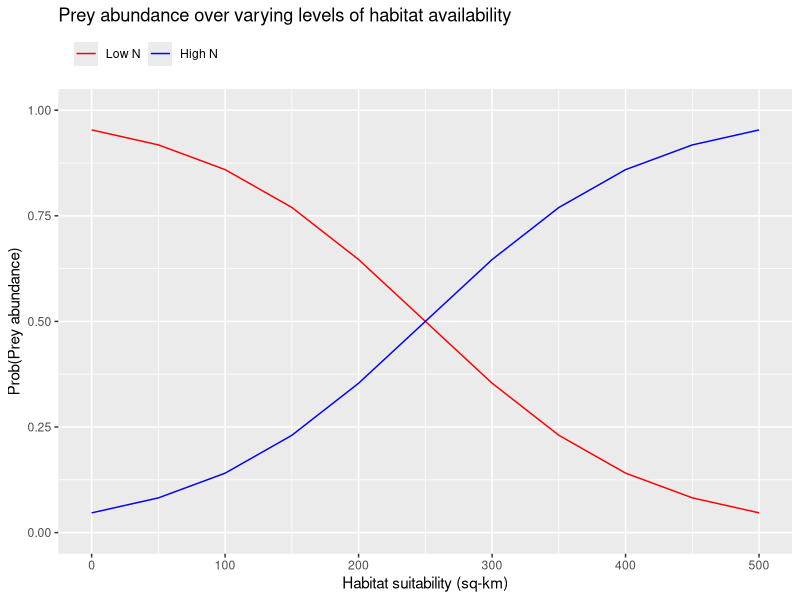

Recreate this plot in R. (Note: this script raises an error after producing the figure.)
  #'  ---------------------------------
  #'  Making up stuff for caribou BBN
  #'  April 2025
  #'  Bassing
  #'  ---------------------------------

  #'  Load packages
  library(tidyverse)
  library(purrr)
  library(ggplot2)
  
  #' #'  Define levels for source pop N and AM phi
  #' abund.sourcePop <- seq(10, 200, by = 20)
  #' survival.AM <- c(1, 2, 3)
  #' #'  Create data frame containing full cross of all parent node levels
  #' df <- expand.grid(source.N = abund.sourcePop, survival.M = survival.AM) %>%
  #'   tidyr::expand(source.N, survival.M) %>%
  #'   mutate(source.N = factor(source.N),
  #'          survival.M = factor(survival.M))
  #' 
  #' #'  Define coefficients
  #' alpha <- -8
  #' beta.source <- 1 
  #' beta.am.phi <- 0.6
  #' (df$y <- 1 / (1 + exp(-(alpha + beta.source*as.numeric(df$source.N) + beta.am.phi*as.numeric(df$survival.M)))))
  #' 
  #' #'  Plot 
  #' ggplot(data = df, aes(x = source.N, y = y, group = survival.M)) + 
  #'   geom_line(aes(color = survival.M)) +
  #'   xlab("Source population abundance")+
  #'   ylab("Pr(Adult male abundance = High)")+
  #'   guides(color = guide_legend(title = "Adult male \nsurvival"))+
  #'   scale_color_manual(values = c("red", "blue", "green"),
  #'                      labels = c('Low', 'Medium', 'High'))
  
  #'  ------------------------------------------------
  ####  Conditional Probability Tables for each node  ####
  #'  ------------------------------------------------
  
  #'  -------------------------
  #####  Habitat_availability  #####
  #'  -------------------------
  #'  Predict probability of available habitat across range of binned areas based
  #'  on different levels of expected climate change scenarios
  
  #'  ----------------------
  #####  Abundance_altPrey  #####
  #'  ----------------------
  #'  Predict probability of low, medium, or high abundances of alternative prey
  #'  sources (e.g., deer, elk, moose) under varying levels of habitat availability
  Abundance_altPrey <- function() {
    #'  Habitat availability (amount of suitable habitat in sq-km)
    habitat.avail <- seq(0, 500, by = 50)
    #'  Center and scale habitat.avail so values don't range too widely
    habitat.availz <- scale(habitat.avail)
    
    #'  Define intercept and slope coefficients
    #'  H: Availability of suitable habitat increases abundance of alternative prey
    alpha <- 0 # Intercept for low prey abundance
    beta1 <- -2 # Slope for habitat availability effect
    
    #'  Calculate probability alternative prey abundance will be low vs high given 
    #'  varying amounts of available habitat
    (p.PreynLo <- 1/(1 + exp(-(alpha + beta1*habitat.availz))))
    (p.PreynHi <- 1 - p.PreynLo)
    
    #'  Create data frame with probabilities of prey abundance being low or high
    (p.Preyn <- cbind(p.PreynLo, p.PreynHi))
    #'  Add habitat availability covariate data to data frame
    df <- data.frame(habitat.avail = habitat.avail, p1 = p.PreynLo, p2 = p.PreynHi) 
    #'  Reformat data frame for easier plotting
    df_plot <- df %>% 
      pivot_longer(cols = c('p1','p2'), names_to = "p", values_to = "prob")
    
    #'  Plot probability of prey abundance being low or high, given level
    #'  of available habitat
    prediction_plot <- ggplot(df_plot, aes(x = habitat.avail, y = prob)) + 
      ylim(0, 1) +
      geom_line(aes(color = p)) +
      xlab("Habitat suitability (sq-km)")+
      ylab("Prob(Prey abundance)")+
      ggtitle(paste("Prey abundance over varying levels of habitat availability")) +
      theme(
        legend.position = "top",
        legend.justification = c("left"),
        legend.box.just = "right",
        legend.margin = margin(6, 6, 6, 6)) +
      scale_color_manual(name = '', labels = c('Low N', 'High N'),
                         values = c('red', 'blue'))
    
    #'  Plot relationship
    plot(prediction_plot)
    #'  Return predictions
    return(df)
    
  }
  p.PreyN <- Abundance_altPrey()
  names(p.PreyN) <- c("Habitat_availability", "Low", "High")
  head(p.PreyN)
  write_csv(p.PreyN, "./Conditional_Probability_Tables/CPT_Abundance_altPrey.csv")
  
  #'  ------------------------
  #####  Abundance_predators  #####
  #'  ------------------------
  #'  Predict probability of low vs high abundances of predators (e.g., wolf, 
  #'  cougar, bear) based on whether alternative prey populations are rare (0) 
  #'  or abundant (1) and whether predator control does not (0) or does (1) occur
  Pred_abundance <- function(control, control.level) {
    #'  Alternative prey abundance (low, or high) 
    N.altPrey <- c(1, 2)
    #'  Holding whether predator control occurs at a fixed level
    Pred.control <- control
    
    #'  Define intercept and slope coefficients
    #'  H: More alternative prey increases predator abundance but predator control
    #'  efforts reduce predator abundance
    alpha <- 4.75 # Intercept for low predator abundance
    beta1 <- -3 # Slope for alternative prey effect
    beta2 <- 0.95 # Slope for predator control effect
    
    #'  Calculate probability predator abundance will be low vs high given different
    #'  levels of alternative prey sources (low or high) and whether predator 
    #'  control occurs (yes or no)
    (p.PrednLo <- 1/(1 + exp(-(alpha + beta1*N.altPrey + beta2*Pred.control))))
    (p.PrednHi <- 1 - p.PrednLo)
    
    #'  Create data frame with probabilities of predator abundance being low or high
    (p.Predn <- cbind(p.PrednLo, p.PrednHi))
    #'  Add prey and predator control covariate data to data frame  
    df <- data.frame(N.altPrey = N.altPrey, control = control.level, 
                     p1 = p.PrednLo, p2 = p.PrednHi) %>%
      mutate(N.altPrey = ifelse(N.altPrey == 1, "Low", "High"),
             N.altPrey = factor(N.altPrey, levels = c("Low", "High")))
    #'  Reformat data frame for easier plotting
    df_plot <- df %>% dplyr::select(-control) %>%
      pivot_longer(cols = c('p1','p2'), names_to = "p", values_to = "prob")
    
    #'  Plot probability of predator abundance being low or high, given level
    #'  of alterantive prey sources and predator control
    prediction_plot <- ggplot(df_plot, aes(x = N.altPrey, y = prob)) + 
      ylim(0, 1) +
      geom_point(aes(color = p)) +
      xlab("Alternative prey abundance")+
      ylab("Prob(Predator abundance)")+
      ggtitle(paste("Predator abundance", control.level, "predator control")) +
      theme(
        legend.position = "top",
        legend.justification = c("left"),
        legend.box.just = "right",
        legend.margin = margin(6, 6, 6, 6)) +
      scale_color_manual(name = '', labels = c('Low N', 'High N'),
                         values = c('red', 'blue'))
    
    #'  Plot relationship
    plot(prediction_plot)
    #'  Return predictions
    return(df)
    
  }
  #'  Calculate probability of predator abundance being low or high given level
  #'  of alternative prey sources (low or high) and whether predator control
  #'  occurs (yes or no)
  p.PredN.noCon <- Pred_abundance(control = 0, control.level = "without")
  p.PredN.wCon <- Pred_abundance(control = 1, control.level = "with")
  p.PredN <- bind_rows(p.PredN.noCon, p.PredN.wCon) %>%
    mutate(control = ifelse(control == "without", "No", control),
           control = ifelse(control == "with", "Yes", control),
           control = factor(control, levels = c("No", "Yes"))) %>%
    arrange(N.altPrey, control) 
  names(p.PredN) <- c("Habitat_availability", "Supplemental_feeding", "Low", "High")
  head(p.PredN)
  write_csv(p.PredN, "./Conditional_Probability_Tables/CPT_Abundance_predators.csv")
  
  #'  ------------------------
  #####  Survival_adultMales  #####
  #'  ------------------------
  #'  Predict probability of male survival being low, medium, or high under 
  #'  different levels of predator abundance (low or high) and whether supplemental 
  #'  feeding occurs (yes or no) over a range of available suitable habitat
  AM_survival <- function(N.pred, Feeding, pred.level, feed.level) {   
    #'  Habitat availability (amount of suitable habitat in sq-km)
    habitat.avail <- seq(0, 500, by = 50)
    #'  Center and scale habitat.avail so values don't range too widely
    habitat.availz <- scale(habitat.avail)
    #'  Holding Abundance_predators at a fixed level 
    N.predator <- N.pred
    #'  Holding Supplemental feeding at a fixed level
    Supp.feeding <- Feeding
    
    #'  Define intercept and slope coefficients 
    #'  H: Availability of suitable habitat most important, predators second most,
    #'  supplemental feeding doesn't really matter for adult male survival
    alpha <- c(0.25, 2) # Intercepts for low and low/moderate survival categories
    beta1 <- -2 # Slope coefficient for habitat availability  
    beta2 <- 0.5 # Slope coefficient for predator abundance
    beta3 <- -0.25 # Slope coefficient for supplemental feeding
    
    #'  Calculate probability of adult male survival being low, moderate, or high 
    #'  given varying amounts of available habitat, levels of predator abundance, 
    #'  and whether supplemental feeding occurs
    (p.AMphiLo <- 1/(1 + exp(-(alpha[1] + beta1*habitat.availz + beta2*N.predator + beta3*Supp.feeding))))
    #'  Probability of being in low or moderate survival category given all of the above
    (p.AMphiLoMod <- 1/(1 + exp(-(alpha[2] + beta1*habitat.availz + beta2*N.predator + beta3*Supp.feeding))))
    #'  Probability of being in moderate survival category given all of the above
    (p.AMphiMod <- p.AMphiLoMod - p.AMphiLo)
    #'  Probability of being in high survival category given all of the above
    (p.AMphiHi <- 1 - (p.AMphiLoMod))
    
    #'  Create data frame with probabilities of adult male survival being low, medium, or high
    (p.AMphi <- cbind(p.AMphiLo, p.AMphiMod, p.AMphiHi))
    #'  Add habitat availability covariate data to data frame  
    df <- data.frame(habitat.avail = habitat.avail, pred = pred.level, food = feed.level, 
                     p1 = p.AMphiLo, p2 = p.AMphiMod, p3 = p.AMphiHi) 
    #'  Reformat data frame for easier plotting
    df_plot <- df %>% dplyr::select(-c(pred, food)) %>%
      pivot_longer(cols = c('p1','p2', 'p3'), names_to = "p", values_to = "prob")
    #'  Plot probability of adult male survival being low, medium, or high, given
    #'  habitat availability, predator abundance, and supplemental feeding
    prediction_plot <- ggplot(df_plot, aes(x = habitat.avail, y = prob)) + 
      ylim(0, 1)+
      geom_line(aes(color = p)) +
      xlab("Habitat suitability (sq-km)")+
      ylab("Prob(Adult male survival)")+
      ggtitle(paste("Adult male survival", feed.level, "suppemental feeding and predators are", pred.level)) +
      theme(
        legend.position = "top",
        legend.justification = c("left"),
        legend.box.just = "right",
        legend.margin = margin(6, 6, 6, 6)) +
      scale_color_manual(name = '', labels = c('Low phi', 'Moderate phi', 'High phi'),
                         values = c('red', 'green', 'blue'))
    
    #'  Plot relationship
    plot(prediction_plot)
    #'  Return predictions
    return(df)
    
  }
  #'  Calculate probability of adult male survival being low, moderate, or high given 
  #'  predators are rare (1) or abundant (2) and feeding does not (0) or does (1) occur
  p.AMphi.predLo.noFeed <- AM_survival(N.pred = 1, Feeding = 0, pred.level = "rare", feed.level = "without")
  p.AMphi.predLo.wFeed <- AM_survival(N.pred = 1, Feeding = 1, pred.level = "rare", feed.level = "with")
  p.AMphi.predHi.noFeed <- AM_survival(N.pred = 2, Feeding = 0, pred.level = "abundant", feed.level = "without")
  p.AMphi.predHi.wFeed <- AM_survival(N.pred = 2, Feeding = 1, pred.level = "abundant", feed.level = "with")
  p.AMphi <- bind_rows(p.AMphi.predLo.noFeed, p.AMphi.predLo.wFeed, p.AMphi.predHi.noFeed, p.AMphi.predHi.wFeed) %>%
    mutate(pred = ifelse(pred == "rare", "Low", pred),
           pred = ifelse(pred == "abundant", "High", pred),
           pred = factor(pred, levels = c("Low", "High")),
           food = ifelse(food == "without", "No", food),
           food = ifelse(food == "with", "Yes", food),
           food = factor(food, levels = c("No", "Yes"))) %>%
    arrange(habitat.avail, pred, food) 
  names(p.AMphi) <- c("Habitat_availability", "Aubdance_predators", "Supplemental_feeding", "Low", "Medium", "High")
  head(p.AMphi)
  write_csv(p.AMphi, "./Conditional_Probability_Tables/CPT_Survival_adultMales.csv")
  
  #'  --------------------------
  #####  Survival_adultFemales  #####
  #'  --------------------------
  #'  Predict probability of female survival being low, medium, or high under 
  #'  different levels of predator abundance (low or high) and whether supplemental 
  #'  feeding occurs (yes or no) over a range of available suitable habitat
  AF_survival <- function(N.pred, Feeding, pred.level, feed.level) {   
    #'  Habitat availability (amount of suitable habitat in sq-km)
    habitat.avail <- seq(0, 500, by = 50)
    #'  Center and scale habitat.avail so values don't range too widely
    habitat.availz <- scale(habitat.avail)
    #'  Holding Abundance_predators at a fixed level 
    N.predator <- N.pred
    #'  Holding Supplemental feeding at a fixed level
    Supp.feeding <- Feeding
    
    #'  Define intercept and slope coefficients 
    #'  H: Availability of suitable habitat most important, predators second most,
    #'  supplemental feeding third most for adult female survival
    alpha <- c(0.3, 3) # Intercepts for low and low/moderate survival categories
    beta1 <- -2.25 # Slope coefficient for habitat availability  
    beta2 <- 0.85 # Slope coefficient for predator abundance
    beta3 <- -0.75 # Slope coefficient for supplemental feeding
    
    #'  Calculate probability of adult female survival being low, moderate, or high 
    #'  given varying amounts of available habitat, levels of predator abundance, 
    #'  and whether supplemental feeding occurs
    (p.AFphiLo <- 1/(1 + exp(-(alpha[1] + beta1*habitat.availz + beta2*N.predator + beta3*Supp.feeding))))
    #'  Probability of being in low or moderate survival category given all of the above
    (p.AFphiLoMod <- 1/(1 + exp(-(alpha[2] + beta1*habitat.availz + beta2*N.predator + beta3*Supp.feeding))))
    #'  Probability of being in moderate survival category given all of the above
    (p.AFphiMod <- p.AFphiLoMod - p.AFphiLo)
    #'  Probability of being in high survival category given all of the above
    (p.AFphiHi <- 1 - (p.AFphiLoMod))
    
    #'  Create data frame with probabilities of adult female survival being low, medium, or high
    (p.AFphi <- cbind(p.AFphiLo, p.AFphiMod, p.AFphiHi))
    #'  Add habitat availability covariate data to data frame  
    df <- data.frame(habitat.avail = habitat.avail, pred = pred.level, food = feed.level, 
                     p1 = p.AFphiLo, p2 = p.AFphiMod, p3 = p.AFphiHi) 
    #'  Reformat data frame for easier plotting
    df_plot <- df %>% dplyr::select(-c(pred, food)) %>%
      pivot_longer(cols = c('p1','p2', 'p3'), names_to = "p", values_to = "prob")
    #'  Plot probability of adult female survival being low, medium, or high, given
    #'  habitat availability, predator abundance, and supplemental feeding
    prediction_plot <- ggplot(df_plot, aes(x = habitat.avail, y = prob)) + 
      ylim(0, 1)+
      geom_line(aes(color = p)) +
      xlab("Habitat suitability (sq-km)")+
      ylab("Prob(Adult female survival)")+
      ggtitle(paste("Adult female survival", feed.level, "suppemental feeding and predators are", pred.level)) +
      theme(
        legend.position = "top",
        legend.justification = c("left"),
        legend.box.just = "right",
        legend.margin = margin(6, 6, 6, 6)) +
      scale_color_manual(name = '', labels = c('Low phi', 'Moderate phi', 'High phi'),
                         values = c('red', 'green', 'blue'))
    
    #'  Plot relationship
    plot(prediction_plot)
    #'  Return predictions
    return(df)
    
  }
  #'  Calculate probability of adult female survival being low, medium, or high given 
  #'  predators are rare (1) or abundant (2) and feeding does not (0) or does (1) occur
  p.AFphi.predLo.noFeed <- AF_survival(N.pred = 1, Feeding = 0, pred.level = "rare", feed.level = "without")
  p.AFphi.predLo.wFeed <- AF_survival(N.pred = 1, Feeding = 1, pred.level = "rare", feed.level = "with")
  p.AFphi.predHi.noFeed <- AF_survival(N.pred = 2, Feeding = 0, pred.level = "abundant", feed.level = "without")
  p.AFphi.predHi.wFeed <- AF_survival(N.pred = 2, Feeding = 1, pred.level = "abundant", feed.level = "with")
  p.AFphi <- bind_rows(p.AFphi.predLo.noFeed, p.AFphi.predLo.wFeed, p.AFphi.predHi.noFeed, p.AFphi.predHi.wFeed) %>%
    mutate(pred = ifelse(pred == "rare", "Low", pred),
           pred = ifelse(pred == "abundant", "High", pred),
           pred = factor(pred, levels = c("Low", "High")),
           food = ifelse(food == "without", "No", food),
           food = ifelse(food == "with", "Yes", food),
           food = factor(food, levels = c("No", "Yes"))) %>%
    arrange(habitat.avail, pred, food) 
  names(p.AFphi) <- c("Habitat_availability", "Aubdance_predators", "Supplemental_feeding", "Low", "Medium", "High")
  head(p.AFphi)
  write_csv(p.AFphi, "./Conditional_Probability_Tables/CPT_Survival_adultFemales.csv")
  
  #'  ---------------------------
  #####  Fecundity_adultFemales  #####
  #'  ---------------------------
  #'  Predict probability of female fecundity being low, medium, or high depending 
  #'  on whether supplemental feeding occurs (yes or no) over a range of available 
  #'  suitable habitat
  AF_fecundity <- function(Feeding, feed.level) {   
    #'  Habitat availability (amount of suitable habitat in sq-km)
    habitat.avail <- seq(0, 500, by = 50)
    #'  Center and scale habitat.avail so values don't range too widely
    habitat.availz <- scale(habitat.avail)
    #'  Holding Supplemental feeding at a fixed level
    Supp.feeding <- Feeding
    
    #'  Define intercept and slope coefficients 
    #'  H: Availability of suitable habitat most important but supplemental feeding 
    #'  increases fecundity
    alpha <- c(0.25, 3) # Intercepts for low and low/moderate fecundity categories
    beta1 <- -3 # Slope coefficient for habitat availability  
    beta2 <- -1.5 # Slope coefficient for supplemental feeding
    
    #'  Calculate probability of adult female fecundity being low, moderate, or high 
    #'  given varying amounts of available habitat and whether supplemental feeding occurs
    (p.AFfecLo <- 1/(1 + exp(-(alpha[1] + beta1*habitat.availz + beta2*Supp.feeding))))
    #'  Probability of being in low or moderate survival category given all of the above
    (p.AFfecLoMod <- 1/(1 + exp(-(alpha[2] + beta1*habitat.availz + beta2*Supp.feeding))))
    #'  Probability of being in moderate survival category given all of the above
    (p.AFfecMod <- p.AFfecLoMod - p.AFfecLo)
    #'  Probability of being in high survival category given all of the above
    (p.AFfecHi <- 1 - (p.AFfecLoMod))
    
    #'  Create data frame with probabilities of adult female fecundity being low, medium, or high
    (p.AFfec <- cbind(p.AFfecLo, p.AFfecMod, p.AFfecHi))
    #'  Add habitat availability covariate data to data frame  
    df <- data.frame(habitat.avail = habitat.avail, food = feed.level, p1 = p.AFfecLo, 
                     p2 = p.AFfecMod, p3 = p.AFfecHi) 
    #'  Reformat data frame for easier plotting
    df_plot <- df %>% dplyr::select(-food) %>%
      pivot_longer(cols = c('p1','p2', 'p3'), names_to = "p", values_to = "prob")
    #'  Plot probability of adult female fecundity being low, medium, or high, 
    #'  given habitat availability and supplemental feeding
    prediction_plot <- ggplot(df_plot, aes(x = habitat.avail, y = prob)) + 
      ylim(0, 1)+
      geom_line(aes(color = p)) +
      xlab("Habitat suitability (sq-km)")+
      ylab("Prob(Adult female fecundity)")+
      ggtitle(paste("Adult female fecundity", feed.level, "suppemental feeding")) +
      theme(
        legend.position = "top",
        legend.justification = c("left"),
        legend.box.just = "right",
        legend.margin = margin(6, 6, 6, 6)) +
      scale_color_manual(name = '', labels = c('Low fecundity', 'Moderate fecundity', 'High fecundity'),
                         values = c('red', 'green', 'blue'))
    
    #'  Plot relationship
    plot(prediction_plot)
    #'  Return predictions
    return(df)
    
  }
  #'  Calculate probability of adult female fecundity being low, medium, or high given 
  #'  supplemental feeding does not (0) or does (1) occur
  p.AFfec.noFeed <- AF_fecundity(Feeding = 0, feed.level = "without")
  p.AFfec.wFeed <- AF_fecundity(Feeding = 1, feed.level = "with")
  p.AFfec <- bind_rows(p.AFfec.noFeed, p.AFfec.wFeed) %>%
    mutate(food = ifelse(food == "without", "No", food),
           food = ifelse(food == "with", "Yes", food),
           food = factor(food, levels = c("No", "Yes"))) %>%
    arrange(habitat.avail, food) 
  names(p.AFfec) <- c("Habitat_availability", "Supplemental_feeding", "Low", "Medium", "High")
  head(p.AFfec)
  write_csv(p.AFfec, "./Conditional_Probability_Tables/CPT_Fecundity_adultFemales.csv")
  
  #'  ------------------
  #####  Survival_calf  #####
  #'  ------------------
  #'  Predict probability of calf survival being low, medium, or high depending on 
  #'  different levels of female fecundity (low, medium, high), predator abundance 
  #'  (low or high), and whether maternal penning occurs (yes or no)
  YoY_survival <- function(N.pred, Feeding, pen.level, pred.level) {   
    #'  Adult female fecundity (low, medium, or high fecundity)
    AF.fecundity <- c(1, 2, 3)
    #'  Holding Abundance_predators at a fixed level 
    N.predator <- N.pred
    #'  Holding Supplemental feeding at a fixed level
    Supp.feeding <- Feeding
    
    #'  Define intercept and slope coefficients 
    #'  H: Adult female fecundity most important, closely followed by predator
    #'  abundance, but maternal penning can greatly offset the effects of predators
    alpha <- c(4, 8) # Intercepts for low and low/moderate fecundity categories
    beta1 <- -3 # Slope coefficient for adult female fecundity 
    beta2 <- 2 # Slope coefficient for predator abundance
    beta3 <- -1.5 # Slope coefficient for maternal penning
    
    #'  Calculate probability of calf survival being low, moderate, or high given 
    #'  different levels of adult female fecundity, predator abundance, and whether 
    #'  maternal penning occurs
    (p.YoYphiLo <- 1/(1 + exp(-(alpha[1] + beta1*AF.fecundity + beta2*N.predator + beta3*Supp.feeding))))
    #'  Probability of being in low or moderate survival category given all of the above
    (p.YoYphiLoMod <- 1/(1 + exp(-(alpha[2] + beta1*AF.fecundity + beta2*N.predator + beta3*Supp.feeding))))
    #'  Probability of being in moderate survival category given all of the above
    (p.YoYphiMod <- p.YoYphiLoMod - p.YoYphiLo)
    #'  Probability of being in high survival category given all of the above
    (p.YoYphiHi <- 1 - (p.YoYphiLoMod))
    
    #'  Create data frame with probabilities of calf survival being low, medium, or high
    (p.YoYphi <- cbind(p.YoYphiLo, p.YoYphiMod, p.YoYphiHi))
    #'  Add covariate data to data frame  
    df <- data.frame(AF.fecundity = AF.fecundity, pred = pred.level, pens = pen.level, 
                     p1 = p.YoYphiLo, p2 = p.YoYphiMod, p3 = p.YoYphiHi) %>%
      mutate(AF.fecundity = ifelse(AF.fecundity == 1, "Low", AF.fecundity),
             AF.fecundity = ifelse(AF.fecundity == 2, "Medium", AF.fecundity),
             AF.fecundity = ifelse(AF.fecundity == 3, "High", AF.fecundity),
             AF.fecundity = factor(AF.fecundity, levels = c("Low", "Medium", "High")))
    #'  Reformat data frame for easier plotting
    df_plot <- df %>% dplyr::select(-c(pred, pens)) %>%
      pivot_longer(cols = c('p1','p2', 'p3'), names_to = "p", values_to = "prob")
    #'  Plot probability of calf survival being low, medium, or high, given adult
    #'  female fecundity, predator abundance, and use of maternal penning
    prediction_plot <- ggplot(df_plot, aes(x = AF.fecundity, y = prob)) + 
      ylim(0, 1) +
      geom_point(aes(color = p), position = position_dodge(0.1)) +
      xlab("Adult female fecundity")+
      ylab("Prob(Calf survival)")+
      ggtitle(paste("Calf survival", pen.level, "maternal penning and predators are", pred.level)) +
      theme(
        legend.position = "top",
        legend.justification = c("left"),
        legend.box.just = "right",
        legend.margin = margin(6, 6, 6, 6)) +
      scale_color_manual(name = '', labels = c('Low phi', 'Moderate phi', 'High phi'),
                         values = c('red', 'green', 'blue'))
    
    #'  Plot relationship
    plot(prediction_plot)
    #'  Return predictions
    return(df)
    
  }
  #'  Calculate probability of adult female fecundity being low, medium, or high given 
  #'  supplemental feeding does not (0) or does (1) occur
  p.YoYphi.predLo.noPen <- YoY_survival(N.pred = 0, Feeding = 0, pen.level = "without", pred.level = "rare")
  p.YoYphi.predLo.wPen <- YoY_survival(N.pred = 0, Feeding = 1, pen.level = "with", pred.level = "rare")
  p.YoYphi.predHi.noPen <- YoY_survival(N.pred = 1, Feeding = 0, pen.level = "without", pred.level = "abundant")
  p.YoYphi.predHi.wPen <- YoY_survival(N.pred = 1, Feeding = 1, pen.level = "with", pred.level = "abundant")
  p.YoYphi <- bind_rows(p.YoYphi.predLo.noPen, p.YoYphi.predLo.wPen, p.YoYphi.predHi.noPen, p.YoYphi.predHi.wPen) %>%
    mutate(pred = ifelse(pred == "rare", "Low", pred),
           pred = ifelse(pred == "abundant", "High", pred),
           pred = factor(pred, levels = c("Low", "High")),
           pens = ifelse(pens == "without", "No", pens),
           pens = ifelse(pens == "with", "Yes", pens),
           pens = factor(pens, levels = c("No", "Yes"))) %>%
    arrange(AF.fecundity, pred, pens) 
  names(p.YoYphi) <- c("Fecundity_adultFemale", "Abundance_predators", "Maternal_penning", "Low", "Medium", "High")
  head(p.YoYphi)
  write_csv(p.YoYphi, "./Conditional_Probability_Tables/CPT_Survival_calf.csv")
  
  #'  -------------------------
  #####  Abundance_adultMales  #####
  #'  -------------------------
  #'  Predict probability of male abundance being low vs high under different 
  #'  levels of adult male survival (low, moderate, high) and the size of the 
  #'  source population (and thus individuals available for augmentation)
  AM_abundance <- function(AM.phi, phi.level) {  #SourceN, a, b1, b2, 
    #'  Holding AM.survival at a fixed value (level of male survival)
    AM.survival <- AM.phi 
    #'  Population size of source population
    N.sourcePop <- seq(10, 200, by = 20)
    #'  Center and scale N.sourcePop so values don't range too widely
    N.sourcePopz <- scale(N.sourcePop)
    
    #'  Define intercept and slope coefficients (that creates hypothesized shape
    #'  of each probability curve --- H: males don't contribute much even if survival is high)
    alpha <- 3 # Intercept for low abundance category
    beta1 <- -1#-2 # Slope coefficient for abundance of source population   
    beta2 <- -0.65#-1 # Slope coefficient for adult male survival
    
    #'  Calculate probability of adult male abundance being low vs high given 
    #'  varying sizes of the source population and levels of adult male survival
    (p.AMnLo <- 1/(1+exp(-(alpha + beta1*N.sourcePopz + beta2*AM.survival))))
    #'  Probability of adult male abundance being high given low male survival over 
    #'  a range of population sizes of the source population
    p.AMnHi <- 1 - p.AMnLo
    
    #'  Create data frame with probabilities of adult male abundance being low vs high
    (p.AMn <- cbind(p.AMnLo, p.AMnHi))
    #'  Add source population covariate data to data frame and 
    df <- data.frame(N.sourcePop = N.sourcePop, phi = phi.level, p1 = p.AMnLo, p2 = p.AMnHi) 
    #'  Reformat data frame for easier plotting
    df_plot <- df %>% dplyr::select(-phi) %>%
      pivot_longer(cols = c('p1','p2'), names_to = "p", values_to = "prob")
    #'  Plot probability of adult male population being low or high, given adult
    #'  male survival is low, moderate, or high, across a range of source population sizes
    prediction_plot <- ggplot(df_plot, aes(x = N.sourcePop, y = prob)) + 
      ylim(0, 1)+
      geom_line(aes(color = p)) +
      xlab("Source population size")+
      ylab("Prob(Adult male N)")+
      ggtitle(paste("Adult male abundance when survival is", phi.level)) +
      theme(
        legend.position = "top",
        legend.justification = c("left"),
        legend.box.just = "right",
        legend.margin = margin(6, 6, 6, 6)) +
      scale_color_manual(name = '', labels = c('Low N', 'High N'),
                         values = c('red', 'blue'))
    
    #'  Plot relationship
    plot(prediction_plot)
    #'  Return predictions
    return(df)
    
  }
  #'  Calculate probability of adult male abundance being low or high given 
  #'  adult male survival is low (1), moderate (2), or high (3)
  p.AMn.phiLo <- AM_abundance(AM.phi = 1, phi.level = "low") #SourceN = seq(10, 200, by = 20), a = 2, b1 = -2, b2 = -1, 
  p.AMn.phiMod <- AM_abundance(AM.phi = 2, phi.level = "moderate")
  p.AMn.phiHi <- AM_abundance(AM.phi = 3, phi.level = "high")
  p.AMn <- bind_rows(p.AMn.phiLo, p.AMn.phiMod, p.AMn.phiHi) %>%
    mutate(phi = ifelse(phi == "low", "Low", phi),
           phi = ifelse(phi == "moderate", "Medium", phi),
           phi = ifelse(phi == "high", "High", phi),
           phi = factor(phi, levels = c("Low", "Medium", "High"))) %>%
    arrange(N.sourcePop, phi) 
  names(p.AMn) <- c("Abundance_sourcePop", "Survival_adultMale", "Low", "High")
  head(p.AMn)
  write_csv(p.AMn, "./Conditional_Probability_Tables/CPT_Abundance_adultMales.csv")
  
  #'  ---------------------------
  #####  Abundance_adultFemales  #####
  #'  ---------------------------
  #'  Predict probability of female abundance being low vs high under different 
  #'  levels of adult female survival (low, moderate, high) and the size of the 
  #'  source population (and thus individuals available for augmentation)
  AF_abundance <- function(AF.phi, phi.level) {  
    #'  Holding AF.survival at a fixed value (level of female survival)
    AF.survival <- AF.phi 
    #'  Population size of source population
    N.sourcePop <- seq(10, 200, by = 20)
    #'  Center and scale N.sourcePop so values don't range too widely
    N.sourcePopz <- scale(N.sourcePop)
    
    #'  Define intercept and slope coefficients 
    #'  H: AF survival matters a lot where low phi == low N
    alpha <- 5 #4 # Intercept for low abundance category
    beta1 <- -1 #-0.70 # Slope coefficient for abundance of source population   
    beta2 <- -2#-1.75 # Slope coefficient for adult female survival
    
    #'  Calculate probability of adult female abundance being low vs high given 
    #'  varying sizes of the source population and levels of adult female survival
    (p.AFnLo <- 1/(1+exp(-(alpha + beta1*N.sourcePopz + beta2*AF.survival))))
    #'  Probability of adult female abundance being high given low female survival 
    #'  over a range of population sizes of the source population
    p.AFnHi <- 1 - p.AFnLo
    
    #'  Create data frame with probabilities of adult female abundance being low vs high
    (p.AFn <- cbind(p.AFnLo, p.AFnHi))
    #'  Add source population covariate data to data frame and 
    df <- data.frame(N.sourcePop = N.sourcePop, phi = phi.level, p1 = p.AFnLo, p2 = p.AFnHi) 
    #'  Reformat data frame for easier plotting
    df_plot <- df %>% dplyr::select(-phi) %>%
      pivot_longer(cols = c('p1','p2'), names_to = "p", values_to = "prob")
    #'  Plot probability of adult female population being low or high, given adult
    #'  female survival is low, moderate, or high, across a range of source population sizes
    prediction_plot <- ggplot(df_plot, aes(x = N.sourcePop, y = prob)) + 
      ylim(0, 1)+
      geom_line(aes(color = p)) +
      xlab("Source population size")+
      ylab("Prob(Adult female N)")+
      ggtitle(paste("Adult female abundance when survival is", phi.level)) +
      theme(
        legend.position = "top",
        legend.justification = c("left"),
        legend.box.just = "right",
        legend.margin = margin(6, 6, 6, 6)) +
      scale_color_manual(name = '', labels = c('Low N', 'High N'),
                         values = c('red', 'blue'))
    
    #'  Plot relationship
    plot(prediction_plot)
    #'  Return predictions
    return(df)
    
  }
  #'  Calculate probability of adult male abundance being low or high given 
  #'  adult male survival is low (1), moderate (2), or high (3)
  p.AFn.phiLo <- AF_abundance(AF.phi = 1, phi.level = "low") 
  p.AFn.phiMod <- AF_abundance(AF.phi = 2, phi.level = "moderate")
  p.AFn.phiHi <- AF_abundance(AF.phi = 3, phi.level = "high")
  p.AFn <- bind_rows(p.AFn.phiLo, p.AFn.phiMod, p.AFn.phiHi) %>%
    mutate(phi = ifelse(phi == "low", "Low", phi),
           phi = ifelse(phi == "moderate", "Medium", phi),
           phi = ifelse(phi == "high", "High", phi),
           phi = factor(phi, levels = c("Low", "Medium", "High"))) %>%
    arrange(N.sourcePop, phi) 
  names(p.AFn) <- c("Abundance_sourcePop", "Survival_adultFemale", "Low", "High")
  head(p.AFn)
  write_csv(p.AFn, "./Conditional_Probability_Tables/CPT_Abundance_adultFemales.csv")
  
  
  #####  Natural immigration  #####
  #####  Abundance_adults  #####
  #####  Abundance_calves  #####
  #####  Abundance_caribou  #####
  #####  Abundance_adultAugmentation  #####
  #####  Lambda  #####
  #####  ProbSuccess  #####
  #####  Utility  #####
  
  
  
  
  
  
  
  
  
  
  
  
  
  
  
  
  
  
  